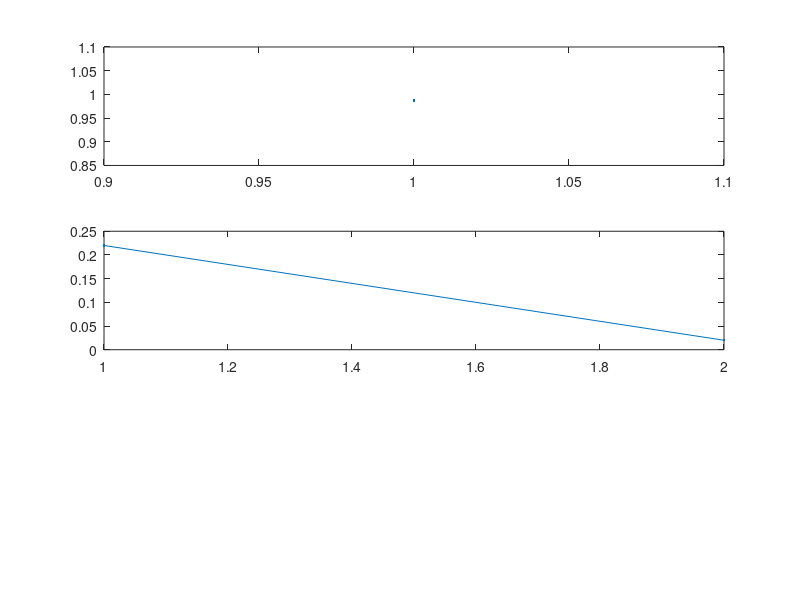

MATLAB code to generate this figure: (Note: this script raises an error after producing the figure.)
%load masters.mat;

h = 0.02;
taus = 0.2:0.2:2;
%future_limits = [4*h, 1:4];
future_limits = h:2*h:12*h;

x = zeros(length(taus),length(future_limits),7501,5);

for mtau=1:length(future_limits)
    for tau=1:length(taus)
		disp(['(' num2str(taus(tau)) ',' num2str(future_limits(mtau)) ')']);
		lags = [taus(tau)+future_limits(mtau) h:h:future_limits(mtau)];
		K = (2/pi) * atan(1./(h:h:future_limits(mtau)));
		subplot(3,1,1);plot(K,'.-');
        subplot(3,1,2);plot(lags,'.-');
		drawnow;
        tic
		[t,x(tau,mtau,:,:)] = sim_as_fn_future_slow(lags, future_limits(mtau), 300, h, K);
        toc
        subplot(3,1,3);plot(t,squeeze(x(tau,mtau,:,1)),t,squeeze(x(tau,mtau,:,4)));
    end;
end;

%exp(-ns+1)
%exp(ns)/exp(ns(end))
%(-exp(ns)+exp(ns(end)))/exp(ns(end)

%(exp(-x)*z-exp(-x)+exp(-1)-z*exp(-n))/(-exp(-n)+exp(-1));

